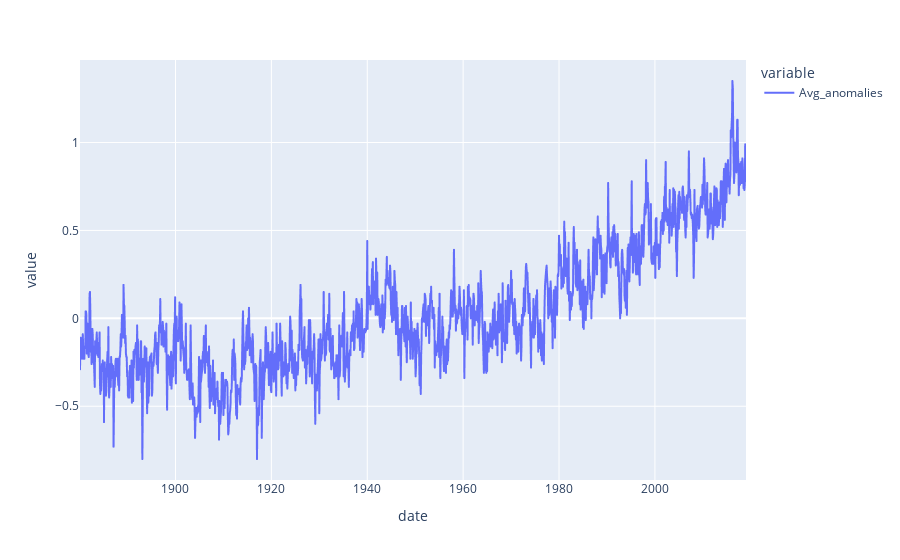

Notebook code for this chart:
### Markdown cell above
## Visualize the data

### Code cell
fig = px.line(new_df)
fig.show()

### Figure 1 — Plotly figure (JSON) as saved in the notebook; plotly's stock layout.template omitted (floating-point values rounded to 4 significant figures; data arrays with more than 128 entries replaced by an {"elided": "..."} marker saying what was removed)
{"data": [{"hovertemplate": "variable=Avg_anomalies<br>date=%{x}<br>value=%{y}<extra></extra>", "legendgroup": "Avg_anomalies", "line": {"color": "#636efa", "dash": "solid"}, "marker": {"symbol": "circle"}, "mode": "lines", "name": "Avg_anomalies", "showlegend": true, "type": "scattergl", "x": {"elided": "1668 str values"}, "xaxis": "x", "y": {"elided": "1668 float values"}, "yaxis": "y"}], "layout": {"legend": {"title": {"text": "variable"}, "tracegroupgap": 0}, "margin": {"t": 60}, "xaxis": {"anchor": "y", "domain": [0, 1], "title": {"text": "date"}}, "yaxis": {"anchor": "x", "domain": [0, 1], "title": {"text": "value"}}}}
